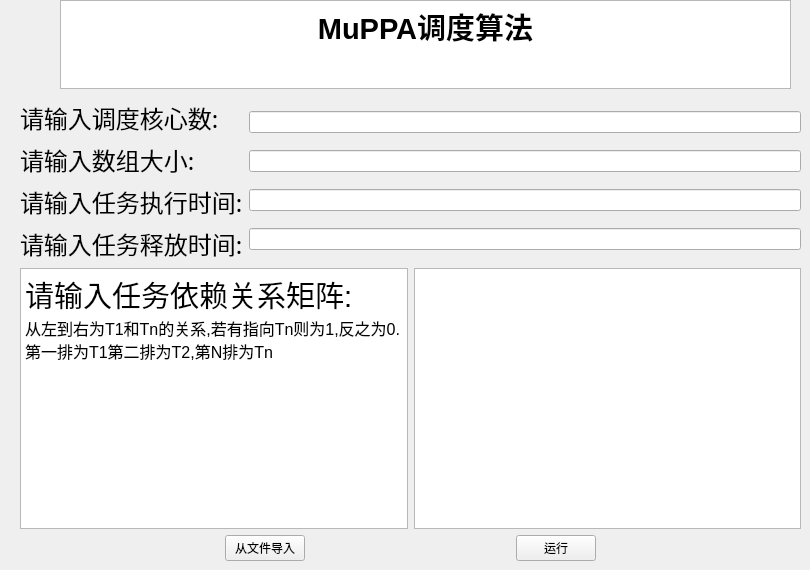
    <widget class="QWidget" name="page_2">
     <widget class="QWidget" name="verticalLayoutWidget">
      <property name="geometry">
       <rect>
        <x>60</x>
        <y>0</y>
        <width>731</width>
        <height>89</height>
       </rect>
      </property>
      <layout class="QVBoxLayout" name="verticalLayout">
       <item>
        <widget class="QTextBrowser" name="textBrowser_4">
         <property name="html">
          <string>&lt;!DOCTYPE HTML PUBLIC &quot;-//W3C//DTD HTML 4.0//EN&quot; &quot;http://www.w3.org/TR/REC-html40/strict.dtd&quot;&gt;
&lt;html&gt;&lt;head&gt;&lt;meta name=&quot;qrichtext&quot; content=&quot;1&quot; /&gt;&lt;meta charset=&quot;utf-8&quot; /&gt;&lt;style type=&quot;text/css&quot;&gt;
p, li { white-space: pre-wrap; }
hr { height: 1px; border-width: 0; }
li.unchecked::marker { content: &quot;\2610&quot;; }
li.checked::marker { content: &quot;\2612&quot;; }
&lt;/style&gt;&lt;/head&gt;&lt;body style=&quot; font-family:'Microsoft YaHei UI'; font-size:9pt; font-weight:400; font-style:normal;&quot;&gt;
&lt;p align=&quot;center&quot; style=&quot; margin-top:0px; margin-bottom:0px; margin-left:0px; margin-right:0px; -qt-block-indent:0; text-indent:0px;&quot;&gt;&lt;span style=&quot; font-size:22pt; font-weight:700;&quot;&gt;MuPPA调度算法&lt;/span&gt;&lt;/p&gt;&lt;/body&gt;&lt;/html&gt;</string>
         </property>
        </widget>
       </item>
      </layout>
     </widget>
     <widget class="QWidget" name="layoutWidget">
      <property name="geometry">
       <rect>
        <x>20</x>
        <y>100</y>
        <width>781</width>
        <height>461</height>
       </rect>
      </property>
      <layout class="QVBoxLayout" name="verticalLayout_7">
       <item>
        <layout class="QHBoxLayout" name="horizontalLayout_13">
         <item>
          <layout class="QVBoxLayout" name="verticalLayout_3">
           <item>
            <widget class="QLabel" name="label_8">
             <property name="font">
              <font>
               <family>黑体</family>
               <pointsize>18</pointsize>
              </font>
             </property>
             <property name="text">
              <string>请输入调度核心数:</string>
             </property>
            </widget>
           </item>
           <item>
            <widget class="QLabel" name="label_5">
             <property name="font">
              <font>
               <family>黑体</family>
               <pointsize>18</pointsize>
              </font>
             </property>
             <property name="text">
              <string>请输入数组大小:</string>
             </property>
            </widget>
           </item>
           <item>
            <widget class="QLabel" name="label_6">
             <property name="font">
              <font>
               <family>黑体</family>
               <pointsize>18</pointsize>
              </font>
             </property>
             <property name="text">
              <string>请输入任务执行时间:</string>
             </property>
            </widget>
           </item>
           <item>
            <widget class="QLabel" name="label_7">
             <property name="font">
              <font>
               <family>黑体</family>
               <pointsize>18</pointsize>
              </font>
             </property>
             <property name="text">
              <string>请输入任务释放时间:</string>
             </property>
            </widget>
           </item>
          </layout>
         </item>
         <item>
          <layout class="QVBoxLayout" name="verticalLayout_2">
           <item>
            <widget class="QLineEdit" name="lineEdit_7"/>
           </item>
           <item>
            <widget class="QLineEdit" name="lineEdit_4"/>
           </item>
           <item>
            <widget class="QLineEdit" name="lineEdit_5"/>
           </item>
           <item>
            <widget class="QLineEdit" name="lineEdit_6"/>
           </item>
          </layout>
         </item>
        </layout>
       </item>
       <item>
        <layout class="QHBoxLayout" name="horizontalLayout_14">
         <item>
          <widget class="QTextBrowser" name="textBrowser_5">
           <property name="autoFillBackground">
            <bool>true</bool>
           </property>
           <property name="styleSheet">
            <string notr="true"> pal.setColor(QPalette::Base, QColor(240,240,240));</string>
           </property>
           <property name="html">
            <string>&lt;!DOCTYPE HTML PUBLIC &quot;-//W3C//DTD HTML 4.0//EN&quot; &quot;http://www.w3.org/TR/REC-html40/strict.dtd&quot;&gt;
&lt;html&gt;&lt;head&gt;&lt;meta name=&quot;qrichtext&quot; content=&quot;1&quot; /&gt;&lt;meta charset=&quot;utf-8&quot; /&gt;&lt;style type=&quot;text/css&quot;&gt;
p, li { white-space: pre-wrap; }
hr { height: 1px; border-width: 0; }
li.unchecked::marker { content: &quot;\2610&quot;; }
li.checked::marker { content: &quot;\2612&quot;; }
&lt;/style&gt;&lt;/head&gt;&lt;body style=&quot; font-family:'Microsoft YaHei UI'; font-size:9pt; font-weight:400; font-style:normal;&quot;&gt;
&lt;p style=&quot; margin-top:0px; margin-bottom:0px; margin-left:0px; margin-right:0px; -qt-block-indent:0; text-indent:0px;&quot;&gt;&lt;span style=&quot; font-size:22pt;&quot;&gt;请输入任务依赖关系矩阵:&lt;/span&gt;&lt;/p&gt;
&lt;p style=&quot; margin-top:0px; margin-bottom:0px; margin-left:0px; margin-right:0px; -qt-block-indent:0; text-indent:0px;&quot;&gt;&lt;span style=&quot; font-family:'宋体','monospace'; font-size:12pt; color:#000000;&quot;&gt;从左到右为&lt;/span&gt;&lt;span style=&quot; font-family:'JetBrains Mono','monospace'; font-size:12pt; color:#000000;&quot;&gt;T1&lt;/span&gt;&lt;span style=&quot; font-family:'宋体','monospace'; font-size:12pt; color:#000000;&quot;&gt;和&lt;/span&gt;&lt;span style=&quot; font-family:'JetBrains Mono','monospace'; font-size:12pt; color:#000000;&quot;&gt;Tn&lt;/span&gt;&lt;span style=&quot; font-family:'宋体','monospace'; font-size:12pt; color:#000000;&quot;&gt;的关系&lt;/span&gt;&lt;span style=&quot; font-family:'JetBrains Mono','monospace'; font-size:12pt; color:#000000;&quot;&gt;,&lt;/span&gt;&lt;span style=&quot; font-family:'宋体','monospace'; font-size:12pt; color:#000000;&quot;&gt;若有指向&lt;/span&gt;&lt;span style=&quot; font-family:'JetBrains Mono','monospace'; font-size:12pt; color:#000000;&quot;&gt;Tn&lt;/span&gt;&lt;span style=&quot; font-family:'宋体','monospace'; font-size:12pt; color:#000000;&quot;&gt;则为&lt;/span&gt;&lt;span style=&quot; font-family:'JetBrains Mono','monospace'; font-size:12pt; color:#000000;&quot;&gt;1,&lt;/span&gt;&lt;span style=&quot; font-family:'宋体','monospace'; font-size:12pt; color:#000000;&quot;&gt;反之为&lt;/span&gt;&lt;span style=&quot; font-family:'JetBrains Mono','monospace'; font-size:12pt; color:#000000;&quot;&gt;0.&lt;/span&gt;&lt;span style=&quot; font-family:'宋体','monospace'; font-size:12pt; color:#000000;&quot;&gt;第一排为&lt;/span&gt;&lt;span style=&quot; font-family:'JetBrains Mono','monospace'; font-size:12pt; color:#000000;&quot;&gt;T1&lt;/span&gt;&lt;span style=&quot; font-family:'宋体','monospace'; font-size:12pt; color:#000000;&quot;&gt;第二排为&lt;/span&gt;&lt;span style=&quot; font-family:'JetBrains Mono','monospace'; font-size:12pt; color:#000000;&quot;&gt;T2,&lt;/span&gt;&lt;span style=&quot; font-family:'宋体','monospace'; font-size:12pt; color:#000000;&quot;&gt;第&lt;/span&gt;&lt;span style=&quot; font-family:'JetBrains Mono','monospace'; font-size:12pt; color:#000000;&quot;&gt;N&lt;/span&gt;&lt;span style=&quot; font-family:'宋体','monospace'; font-size:12pt; color:#000000;&quot;&gt;排为&lt;/span&gt;&lt;span style=&quot; font-family:'JetBrains Mono','monospace'; font-size:12pt; color:#000000;&quot;&gt;Tn&lt;/span&gt;&lt;/p&gt;&lt;/body&gt;&lt;/html&gt;</string>
           </property>
          </widget>
         </item>
         <item>
          <widget class="QPlainTextEdit" name="plainTextEdit_2"/>
         </item>
        </layout>
       </item>
       <item>
        <layout class="QHBoxLayout" name="horizontalLayout_15">
         <item>
          <spacer name="horizontalSpacer_3">
           <property name="orientation">
            <enum>Qt::Horizontal</enum>
           </property>
           <property name="sizeHint" stdset="0">
            <size>
             <width>40</width>
             <height>20</height>
            </size>
           </property>
          </spacer>
         </item>
         <item>
          <widget class="QPushButton" name="pushButton_5">
           <property name="text">
            <string>从文件导入</string>
           </property>
          </widget>
         </item>
         <item>
          <spacer name="horizontalSpacer_2">
           <property name="orientation">
            <enum>Qt::Horizontal</enum>
           </property>
           <property name="sizeHint" stdset="0">
            <size>
             <width>40</width>
             <height>20</height>
            </size>
           </property>
          </spacer>
         </item>
         <item>
          <widget class="QPushButton" name="pushButton_6">
           <property name="text">
            <string>运行</string>
           </property>
          </widget>
         </item>
         <item>
          <spacer name="horizontalSpacer_4">
           <property name="orientation">
            <enum>Qt::Horizontal</enum>
           </property>
           <property name="sizeHint" stdset="0">
            <size>
             <width>40</width>
             <height>20</height>
            </size>
           </property>
          </spacer>
         </item>
        </layout>
       </item>
      </layout>
     </widget>
    </widget>
